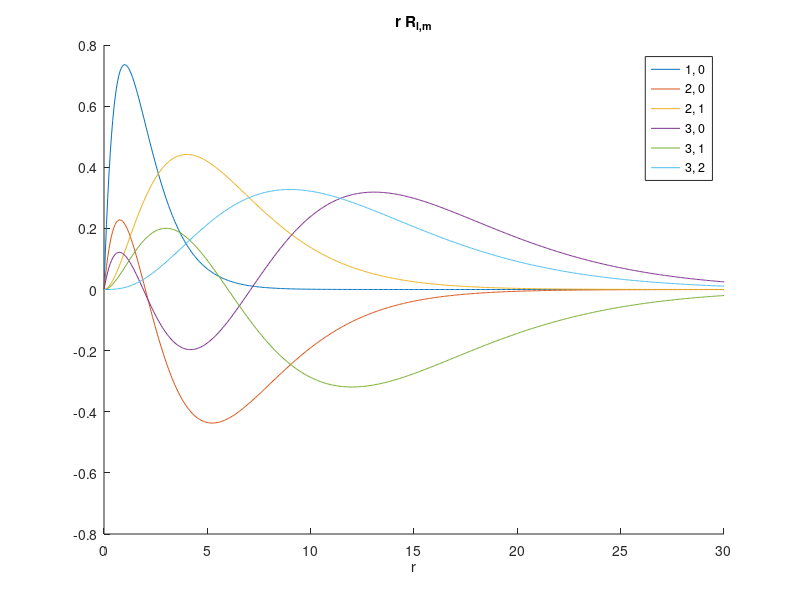

The MATLAB source for this figure:
% use Wolfram Alpha
% n = 3; l = 1; Sqrt[(2*Z/(n*a))^3 * Factorial[n-l-1]/(2*n*Factorial[n+l])]*(2*Z*r/(n*a))^l*LaguerreL[n-l-1, 2l+1, 2Z*r/(n*a)] * Exp[-Z*r/(n*a)]
% normalization and orthogonality are verified

Z = 1;

R10 = @(r) 2*Z^1.5 * exp(-Z*r);

R20 = @(r) 1/(2*sqrt(2)) * Z^1.5 * (2 - Z*r) .* exp(-0.5*Z*r);
R21 = @(r) 1/(2*sqrt(6)) * Z^1.5 * Z*r .* exp(-0.5*Z*r);

R30 = @(r) 2/(81*sqrt(3)) * Z^1.5 * ...
    (27 - 18*Z*r + 2 * Z^2 * r.^2) .* exp(-Z*r/3);
R31 = @(r) sqrt(2/3)/27 * Z^1.5 * (4 - 2*Z*r/3) .* Z .*r ...
    .* exp(-Z*r/3);
R32 = @(r) 2*sqrt(2/15)/81 * Z^1.5 * Z^2 * r.^2 ...
    .* exp(-Z*r/3);

R40 = @(r) 1/(768) * Z^1.5 * ...
    (192 - 144 * Z * r + 24 * Z^2 * r.^2 - (Z*r).^3)...
    .* exp(-Z*r/4);
R41 = @(r) 1/(256*sqrt(15)) * Z^1.5 * Z .* r ...
   .* ((Z*r).^2 - 20*Z*r + 80) .* exp(-Z*r/4);
R42 = @(r) 1/(384*sqrt(5)) * Z^1.5 .* (Z*r).^2 ...
    .* (6 - Z*r/2) .* exp(-Z*r/4);
R43 = @(r) 1/(768*sqrt(35)) * Z^4.5 .* r.^3 ...
    .* exp(-Z*r/4);

R50 = @(r) 2 *sqrt(Z^3)/(46875 *sqrt(5))...
    *(2 *r.^4 *Z^4 - 100 *r.^3 *Z^3 + 1500 *r.^2 *Z^2 - 7500* r* Z + 9375)...
    .* exp(-(r *Z)/5) ;
R51 = @(r) -(2 *sqrt(2/15) *Z^1.5)/46875 ...
    .* r *Z .* (2 *r.^3 *Z^3 - 90* r.^2 *Z^2 + 1125* r *Z - 3750) .* exp(-(r *Z)/5);
R52 = @(r) 2 *sqrt(2/35) * sqrt(Z^3) /46875 ...
    * r.^2 * Z^2 .* exp(-(r *Z)/5) .* (2 *r.^2 * Z^2 - 70* r* Z + 525);
R53 = @(r) sqrt(2/35) /9375 *(Z^3)^(3/2) * ...
    (8 - (2* r* Z)/5) .* r.^3 .* exp(-(r *Z)/5);
R54 = @(r) 2 * sqrt(2/35) * Z^1.5/140625 * Z^4 .* r.^4 ...
    .* exp(-(r *Z)/5);

%% plot

close all;
r = linspace(0, 30, 500);
figure; hold on;
plot(r, r.*R10(r));
plot(r, r.*R20(r));
plot(r, r.*R21(r));
plot(r, r.*R30(r));
plot(r, r.*R31(r));
plot(r, r.*R32(r));
legend({'1, 0', '2, 0', '2, 1', '3, 0', '3, 1', '3, 2'});
xlabel r;
title 'r R_{l,m}';
